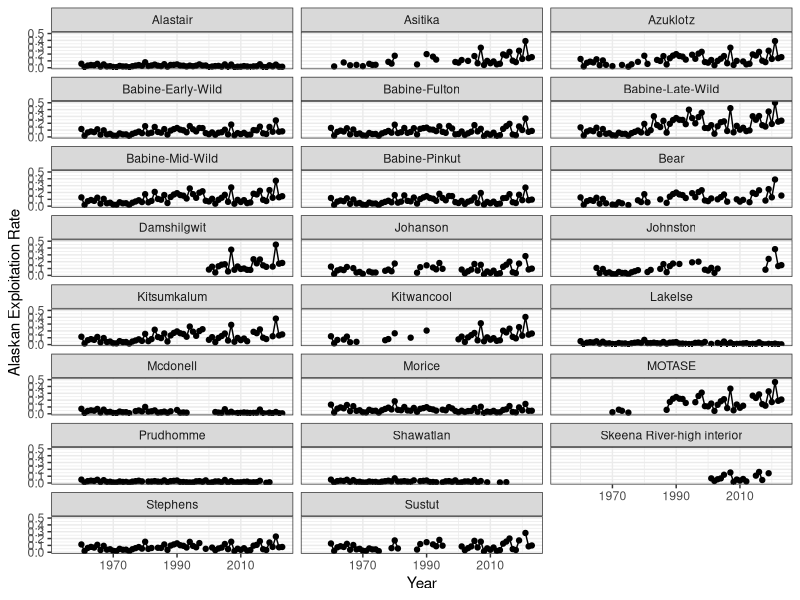
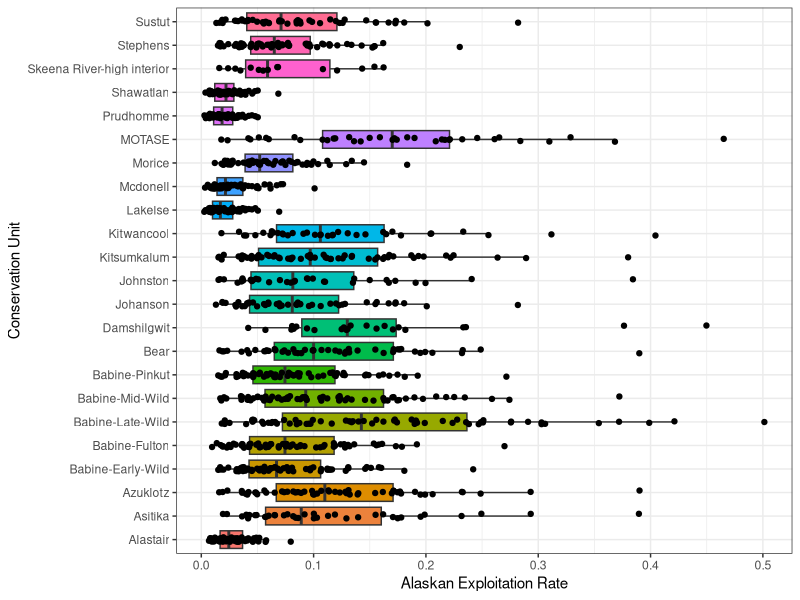
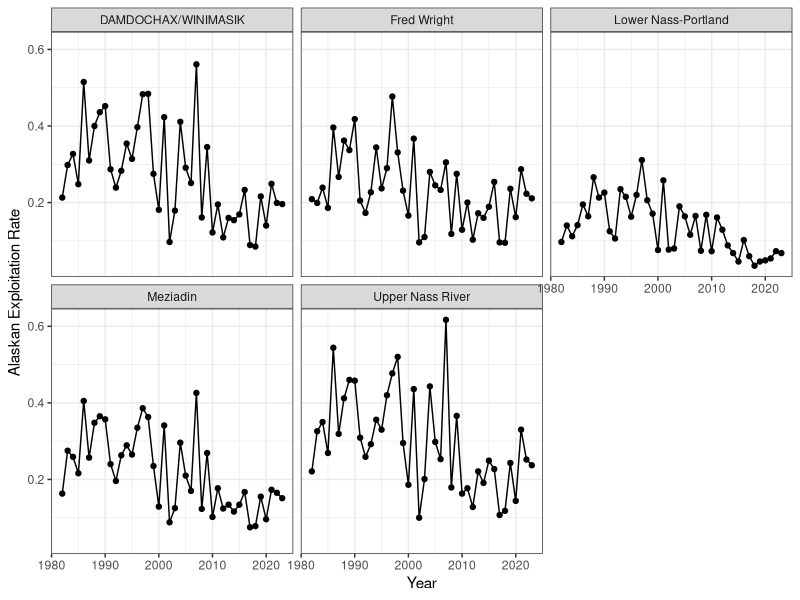
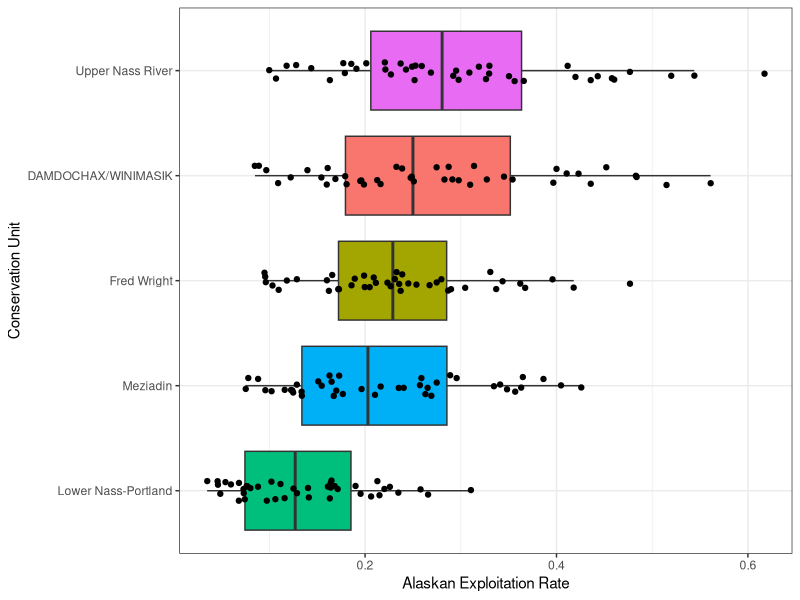

Here is the R script that generated these plots, in order:
## ---- chunk 1
library(data.table)
library(tidyverse)

## ---- chunk 2

## ---- chunk 3
#| label: fig-skeena-trtc1

data<-fread("data-raw/sockeye-skeena-trtc data.csv")

data$`AK ER`<-data$`Total ER`-data$`CDN ER`

#line plot of ak ers for each skeena cu
ggplot(data,aes(x=Year,y=`AK ER`))+
  geom_point()+geom_line()+
  facet_wrap(CU_Name~.,ncol=3)+
  labs(y="Alaskan Exploitation Rate")+
  theme_bw()
## ---- chunk 4

#boxplot of ak ers for each skeena cu
ggplot(data,aes(x=`AK ER`,y=reorder(CU_Name,`AK ER`,median),fill=CU_Name))+
  geom_boxplot(outlier.shape = NA)+
  geom_jitter(height=.1)+
  labs(y="Conservation Unit",x="Alaskan Exploitation Rate")+
  theme_bw()+
  guides(fill="none")
## ---- chunk 5
data<-fread("data-raw/sockeye-nass-trtc data.csv")

data$`AK ER`<-data$`Total ER`-data$`CDN ER`

ggplot(data,aes(x=Year,y=`AK ER`))+
  geom_point()+geom_line()+
  facet_wrap(CU_Name~.,ncol=3)+
  labs(y="Alaskan Exploitation Rate")+
  theme_bw()


## ---- chunk 6
ggplot(data,aes(x=`AK ER`,y=reorder(CU_Name,`AK ER`,median),fill=CU_Name))+
  geom_boxplot(outlier.shape = NA) +
  geom_jitter(height=.1)+
  labs(y="Conservation Unit",x="Alaskan Exploitation Rate")+
  theme_bw()+
  guides(fill="none")

